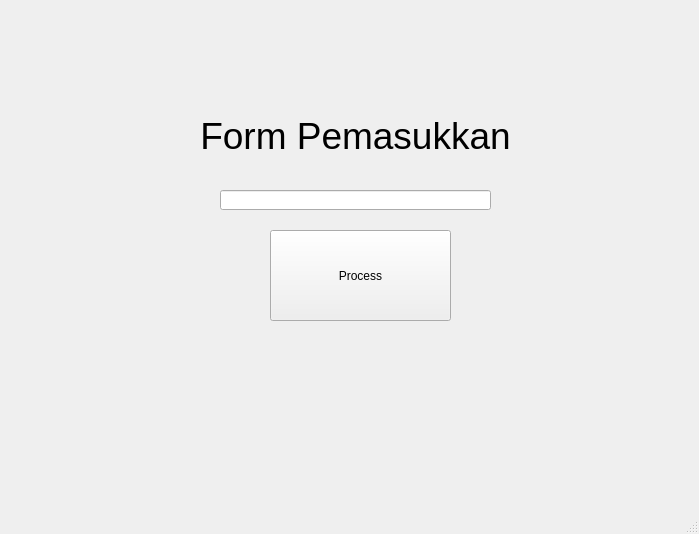
<?xml version="1.0" encoding="UTF-8"?>
<ui version="4.0">
 <class>MainWindow</class>
 <widget class="QMainWindow" name="MainWindow">
  <property name="geometry">
   <rect>
    <x>0</x>
    <y>0</y>
    <width>699</width>
    <height>534</height>
   </rect>
  </property>
  <property name="windowTitle">
   <string>MainWindow</string>
  </property>
  <widget class="QWidget" name="centralwidget">
   <widget class="QLabel" name="label">
    <property name="geometry">
     <rect>
      <x>190</x>
      <y>110</y>
      <width>331</width>
      <height>51</height>
     </rect>
    </property>
    <property name="font">
     <font>
      <pointsize>28</pointsize>
     </font>
    </property>
    <property name="text">
     <string>Form Pemasukkan</string>
    </property>
    <property name="alignment">
     <set>Qt::AlignCenter</set>
    </property>
   </widget>
   <widget class="QLineEdit" name="txtPemasukkan">
    <property name="geometry">
     <rect>
      <x>220</x>
      <y>190</y>
      <width>271</width>
      <height>20</height>
     </rect>
    </property>
   </widget>
   <widget class="QPushButton" name="pushButton">
    <property name="geometry">
     <rect>
      <x>270</x>
      <y>230</y>
      <width>181</width>
      <height>91</height>
     </rect>
    </property>
    <property name="text">
     <string>Process</string>
    </property>
   </widget>
  </widget>
  <widget class="QStatusBar" name="statusbar"/>
 </widget>
 <resources/>
 <connections/>
</ui>
